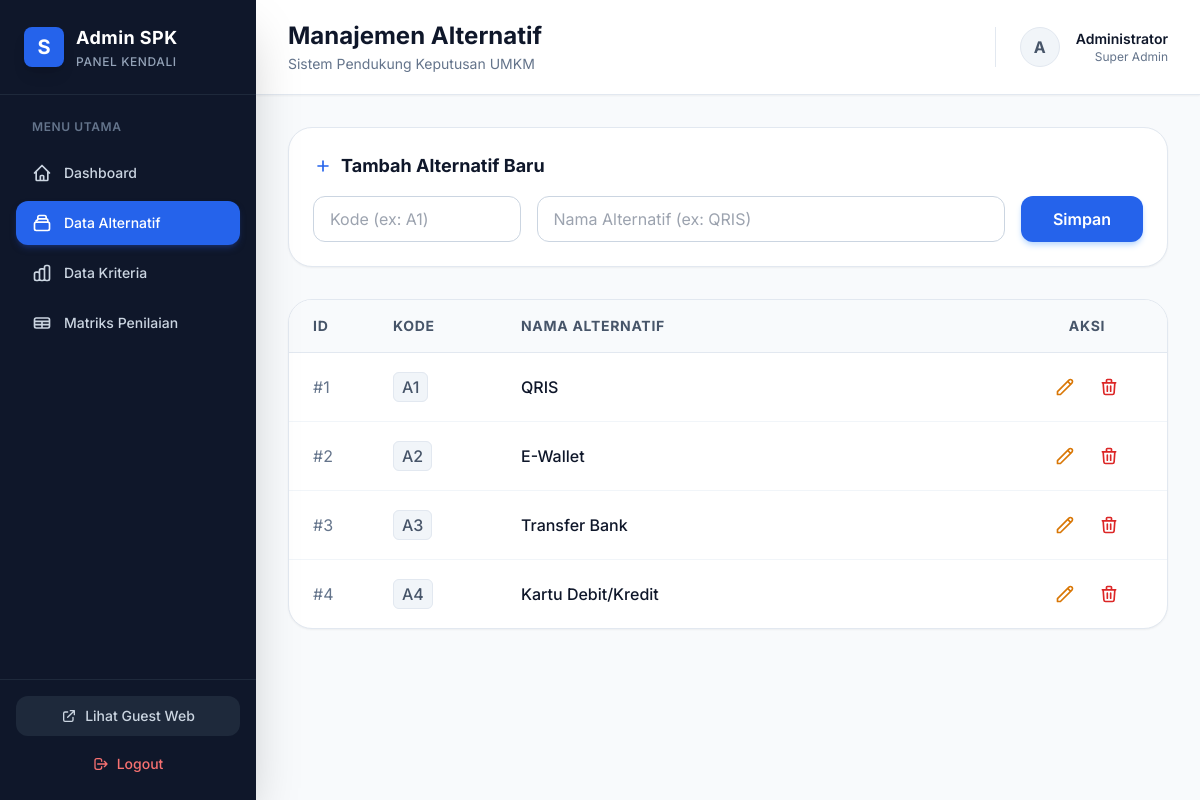
The page /admin_alternatif.php (signed in) on the database its author committed.
### tables this page shows
CREATE TABLE alternatif (
    id INT AUTO_INCREMENT PRIMARY KEY,
    kode VARCHAR(10) NOT NULL,
    nama VARCHAR(100) NOT NULL
);

### admin_alternatif.php (the view, shortened to what this page needs)
<?php
require_once 'database.php';
$alternatifs = $pdo->query("SELECT * FROM alternatif ORDER BY kode")->fetchAll(PDO::FETCH_ASSOC);
require_once 'admin_header.php';
?>
<div class="bg-white p-6 rounded-3xl border border-slate-200 shadow-sm mb-8">
    <h2 class="text-lg font-bold text-slate-900 mb-4 flex items-center">
        <svg class="w-5 h-5 mr-2 text-blue-600" fill="none" stroke="currentColor" viewBox="0 0 24 24"><path stroke-linecap="round" stroke-linejoin="round" stroke-width="2" d="M12 6v6m0 0v6m0-6h6m-6 0H6"></path></svg>
        Tambah Alternatif Baru
    </h2>
    <form method="POST" class="flex flex-col md:flex-row gap-4">
        <input type="text" name="kode" placeholder="Kode (ex: A1)" required class="border border-slate-300 px-4 py-2.5 rounded-xl w-full md:w-1/4 focus:ring-2 focus:ring-blue-600 focus:border-blue-600 outline-none transition">
        <input type="text" name="nama" placeholder="Nama Alternatif (ex: QRIS)" required class="border border-slate-300 px-4 py-2.5 rounded-xl flex-1 focus:ring-2 focus:ring-blue-600 focus:border-blue-600 outline-none transition">
        <button type="submit" class="bg-blue-600 text-white font-semibold px-8 py-2.5 rounded-xl hover:bg-blue-700 shadow-md shadow-blue-200 transition">Simpan</button>
    </form>
</div>
<div class="bg-white rounded-3xl border border-slate-200 shadow-sm overflow-hidden">
    <table class="w-full text-left border-collapse">
        <thead class="bg-slate-50 border-b border-slate-200 text-slate-600 text-sm font-semibold uppercase tracking-wider">
            <tr>
                <th class="py-4 px-6 w-20">ID</th>
                <th class="py-4 px-6 w-32">Kode</th>
                <th class="py-4 px-6">Nama Alternatif</th>
                <th class="py-4 px-6 w-40 text-center">Aksi</th>
            </tr>
        </thead>
        <tbody class="divide-y divide-slate-100">
            <?php foreach($alternatifs as $a): ?>
            <tr class="hover:bg-slate-50 transition">
                <td class="py-4 px-6 text-slate-500">#<?= $a['id'] ?></td>
                <td class="py-4 px-6 font-medium text-slate-800"><span class="bg-slate-100 text-slate-600 px-2 py-1 rounded-md border border-slate-200"><?= htmlspecialchars($a['kode']) ?></span></td>
                <td class="py-4 px-6 font-medium text-slate-900"><?= htmlspecialchars($a['nama']) ?></td>
                <td class="py-4 px-6 flex justify-center gap-2">
                    <button onclick="editAlt(<?= $a['id'] ?>, '<?= htmlspecialchars($a['kode']) ?>', '<?= htmlspecialchars($a['nama']) ?>')" class="p-2 text-amber-600 hover:bg-amber-50 rounded-lg transition" title="Edit">
                        <svg class="w-5 h-5" fill="none" stroke="currentColor" viewBox="0 0 24 24"><path stroke-linecap="round" stroke-linejoin="round" stroke-width="2" d="M15.232 5.232l3.536 3.536m-2.036-5.036a2.5 2.5 0 113.536 3.536L6.5 21.036H3v-3.572L16.732 3.732z"></path></svg>
                    </button>
                    <form method="POST" class="inline" onsubmit="return confirm('Yakin ingin menghapus alternatif ini beserta nilai matriksnya?');">
                        <button type="submit" class="p-2 text-red-600 hover:bg-red-50 rounded-lg transition" title="Hapus">
                            <svg class="w-5 h-5" fill="none" stroke="currentColor" viewBox="0 0 24 24"><path stroke-linecap="round" stroke-linejoin="round" stroke-width="2" d="M19 7l-.867 12.142A2 2 0 0116.138 21H7.862a2 2 0 01-1.995-1.858L5 7m5 4v6m4-6v6m1-10V4a1 1 0 00-1-1h-4a1 1 0 00-1 1v3M4 7h16"></path></svg>
                        </button>
                    </form>
                </td>
            </tr>
            <?php endforeach; ?>
        </tbody>
    </table>
</div>
<?php require_once 'admin_footer.php'; ?>

### admin_header.php (style rules this page uses)
body { font-family: 'Inter', sans-serif; }

### rows shown on the page
alternatif: id "1", kode "A1", nama "QRIS"
alternatif: id "2", kode "A2", nama "E-Wallet"
alternatif: id "3", kode "A3", nama "Transfer Bank"
alternatif: id "4", kode "A4", nama "Kartu Debit/Kredit"
